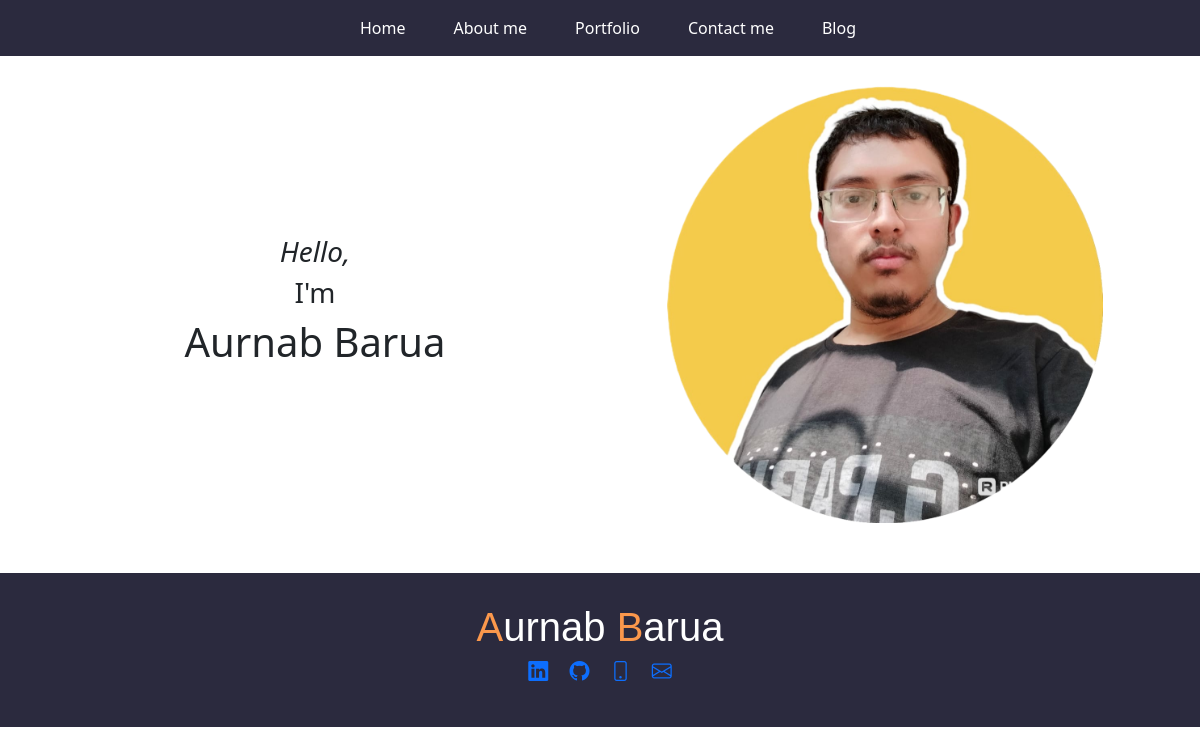
The page / on the database its author committed.
### mainpage/models.py (models this page shows, shortened)
class HomesectionModel(models.Model):
    text1 = models.CharField(max_length=100)
    text2 = models.CharField(max_length=100)
    name = models.CharField(max_length=100)
    image = models.ImageField(upload_to='mainpage/static/image')
    image_name = models.CharField(max_length=200, null=True)

class BiolinkModel(models.Model):
    site_title = models.CharField(max_length=20)
    site_link = models.CharField(max_length=200)
    icon_link = models.CharField(max_length=200)

### mainpage/views.py (the view)
# urls.py: path('', views.homepageview, name="homepage"),
def homepageview(request):
    homesection = HomesectionModel.objects.all().values()
    bio = BiolinkModel.objects.all().values()
    template = loader.get_template('homepage.html')
    context = {'content': homesection, 'bio_content': bio}
    return HttpResponse(template.render(context, request))

### mainpage/templates/homepage.html (shortened to what this page needs)
{% extends 'template.html' %}
{% block content %}
<div class="container">
    {% for i in content %}
    <div class="row homepagesection">
        <div class="col col-12 col-lg-6 col-md-6">
            <h3><i>{{ i.text1 }}</i></h3>
            <h3>{{ i.text2 }}</h3>
            <h1>{{ i.name }}</h1>
        </div>
        <div class="col col-12 col-md-6 col-lg-6">
            {% load static %}
            <img src="{% static i.image_name %}" alt="profile pic" class="img-fluid" width="80%">
        </div>
    </div>
    {% endfor %}
</div>
{% endblock %}

### mainpage/templates/template.html (shortened to what this page needs)
<!DOCTYPE html>
<html lang="en">
<head>
    {% load static %}
    <link rel="stylesheet" href="{% static 'style.css' %}">
    <link rel="stylesheet" href="https://cdn.jsdelivr.net/npm/bootstrap-icons@1.8.3/font/bootstrap-icons.css">
    {% load bootstrap5 %}
    {% bootstrap_css %}
</head>
<body>
    <section>
        <nav class="navbar navbar-expand-lg navbar-light">
            <div class="collapse navbar-collapse" id="navbarSupportedContent">
                <ul class="navbar-nav mx-auto">
                    <li class="nav-item active mx-3">
                        <a class="nav-link" href="/">Home</a>
                    </li>
                    <li class="nav-item mx-3">
                        <a class="nav-link" href="{% url 'aboutme' %}">About me</a>
                    </li>
                    <li class="nav-item mx-3">
                        <a class="nav-link" href="{% url 'portfolio' %}">Portfolio</a>
                    </li>
                    <li class="nav-item mx-3">
                        <a class="nav-link" href="{% url 'contact' %}">Contact me</a>
                    </li>
                    <li class="nav-item mx-3">
                        <a class="nav-link" href="{% url 'blog' %}">Blog</a>
                    </li>
            </div>
        </nav>
    </section>
    {% block content %}
    {% endblock %}
    <section>
        <div class="footer"><br>
            <div class="footer_heading"><span style="color:#fb984c">A</span>urnab <span
                    style="color:#fb984c">B</span>arua </div>
            <div class="footer_descrip">
                {% for i in bio_content %}
                <a class="mx-2" href="{{ i.site_link }}"><i class="{{ i.icon_link }}"></i></a>
                {% endfor %}
            </div>
        </div>
    </section>
</body>
</html>

### mainpage/static/style.css (style rules this page uses)
.navbar-nav .nav-link { color: white !important; }
.navbar { background-color: rgb(43, 42, 62) !important; }
.footer { background-color: rgb(43, 42, 62); margin-top: 50px; align-items: center; justify-content: center; text-align: center; padding-bottom: 40px; }
.footer .footer_heading { font-size: 40px; font-family: "Arial"; color: white; }
.footer .footer_descrip { font-size: 20px; }
.homepagesection { align-items: center; justify-content: center; text-align: center; padding-top: 30px; }

### rows shown on the page
HomesectionModel: text1 "Hello,", text2 "I'm", name "Aurnab Barua", image_name (picture)
